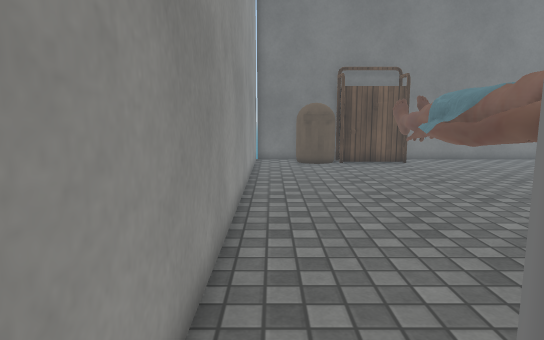
View 1 (above)

16 first-person views from a walk through a 3-D level made in the Unity game engine. The camera is 1.2 m above the floor, tilts 8° down and sees 75° across. The floor is counted in squares, 0.5 m on a side. Each view is taken from the middle of a square. On the plan, view 1 faces up. The plan holds only what a view shows up to about 20 squares ahead; the rest is blank. The place goes on beyond the plan. The player is left out. Some surface patterns are stand-ins.

View 2
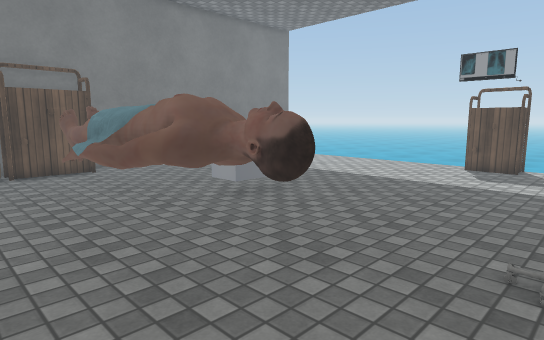

View 3
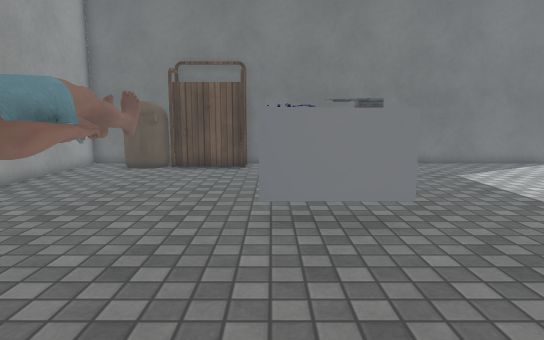

View 4
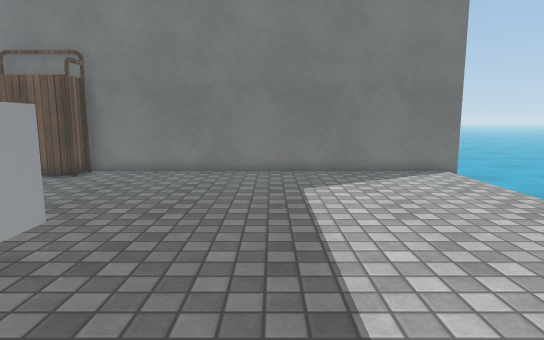

View 5
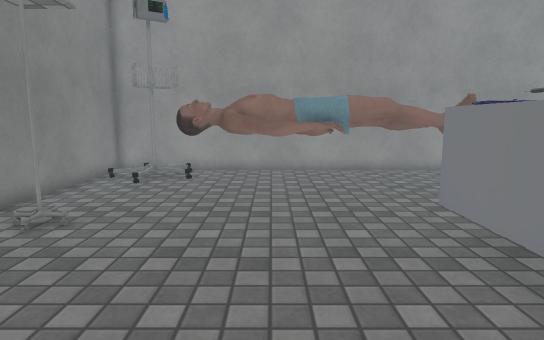

View 6
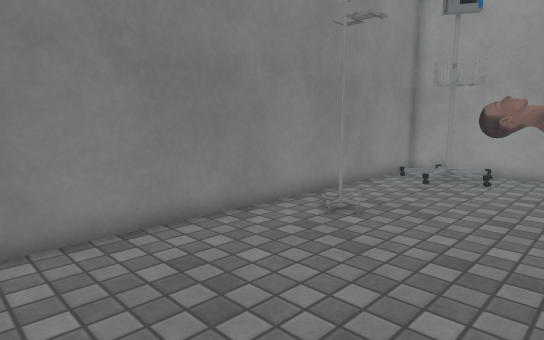

View 7
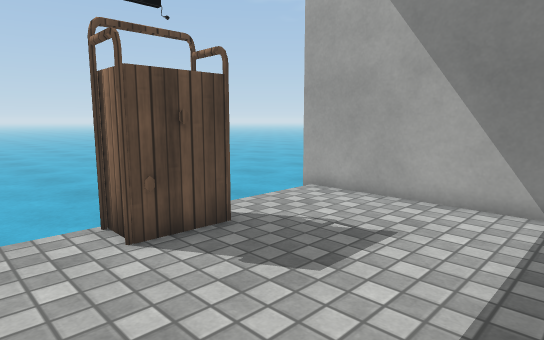

View 8
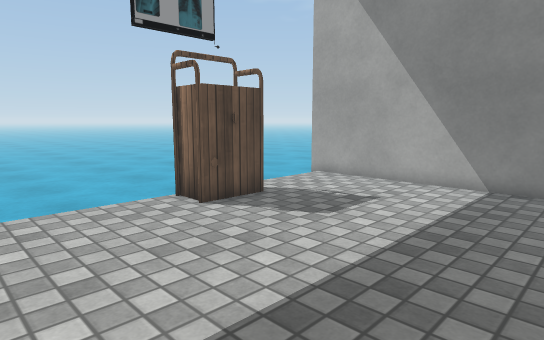

View 9
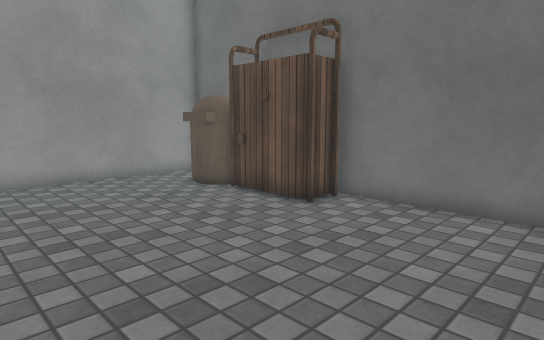

View 10
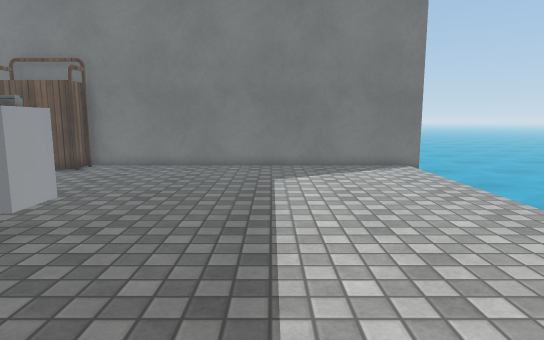

View 11
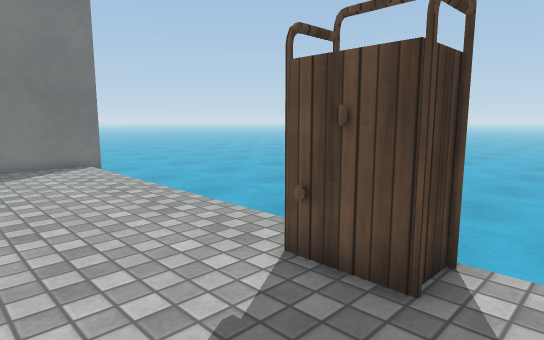

View 12
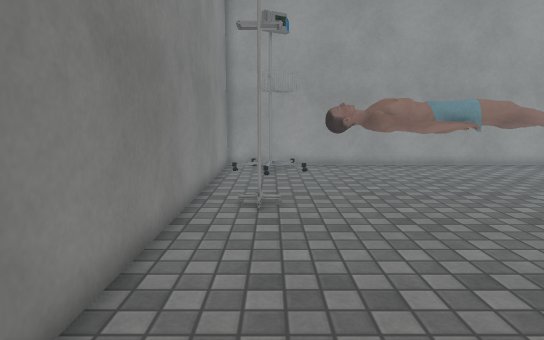

View 13
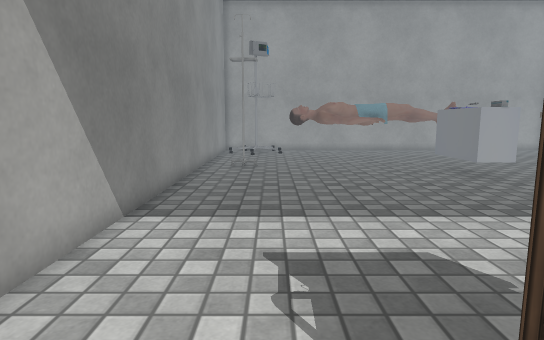

View 14
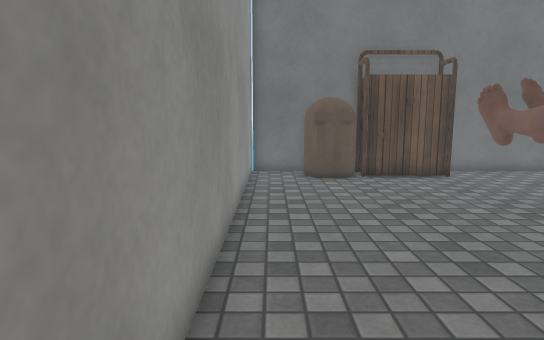

View 15
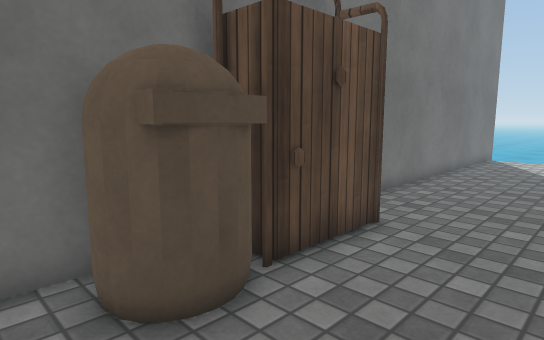

View 16
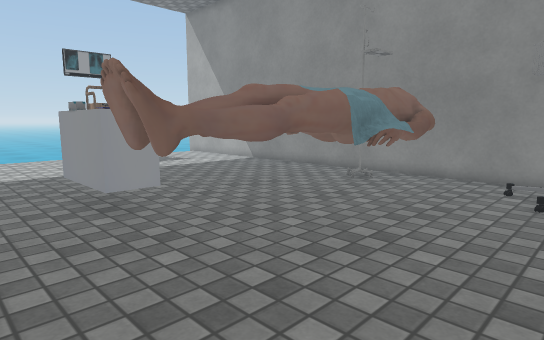

### Floor plan
Points are (right, up) in squares from view 1. A wall is a line through its corners. A room is listed if a view was taken in it or the views show most of it. See-through windows are left out.
Room 1 (views 1, 2, 3, 4, 5, 6, 7, 8, 9, 10, 11, 12, 13, 14, 15, 16)
walls: (4.2, 21.8) (-1, 21.8) (-1, -1.4) (24.8, -1.4); (24.9, 21.8) (7.2, 21.8)
ways out: opening at (25, -1.5); gap at (25, 22)
objects: other object (1, 1); other object (1, 19) to (3, 21); other object (3, 3) to (6, 12); other object (4, 20) to (7, 21); other object (9, 10) to (10, 10); other object (9, 11) to (10, 11); other object (11, 10); other object (11, 11) to (12, 11); other object (12, 10); other object (23, 4) to (24, 6)

Positions as (right, up) in squares from view 1, and headings:
1: (0, 0), facing up
2: (1, 0), facing up-right
3: (9, 2), facing up
4: (16, 5), facing up
5: (16, 6), facing left
6: (16, 6), facing down-left
7: (16, 9), facing down-right
8: (14, 12), facing down-right
9: (14, 12), facing up-left
10: (17, 3), facing up
11: (18, 2), facing up-right
12: (18, 1), facing left
13: (25, 2), facing left
14: (0, 5), facing up
15: (0, 16), facing up-right
16: (0, 14), facing down-right
